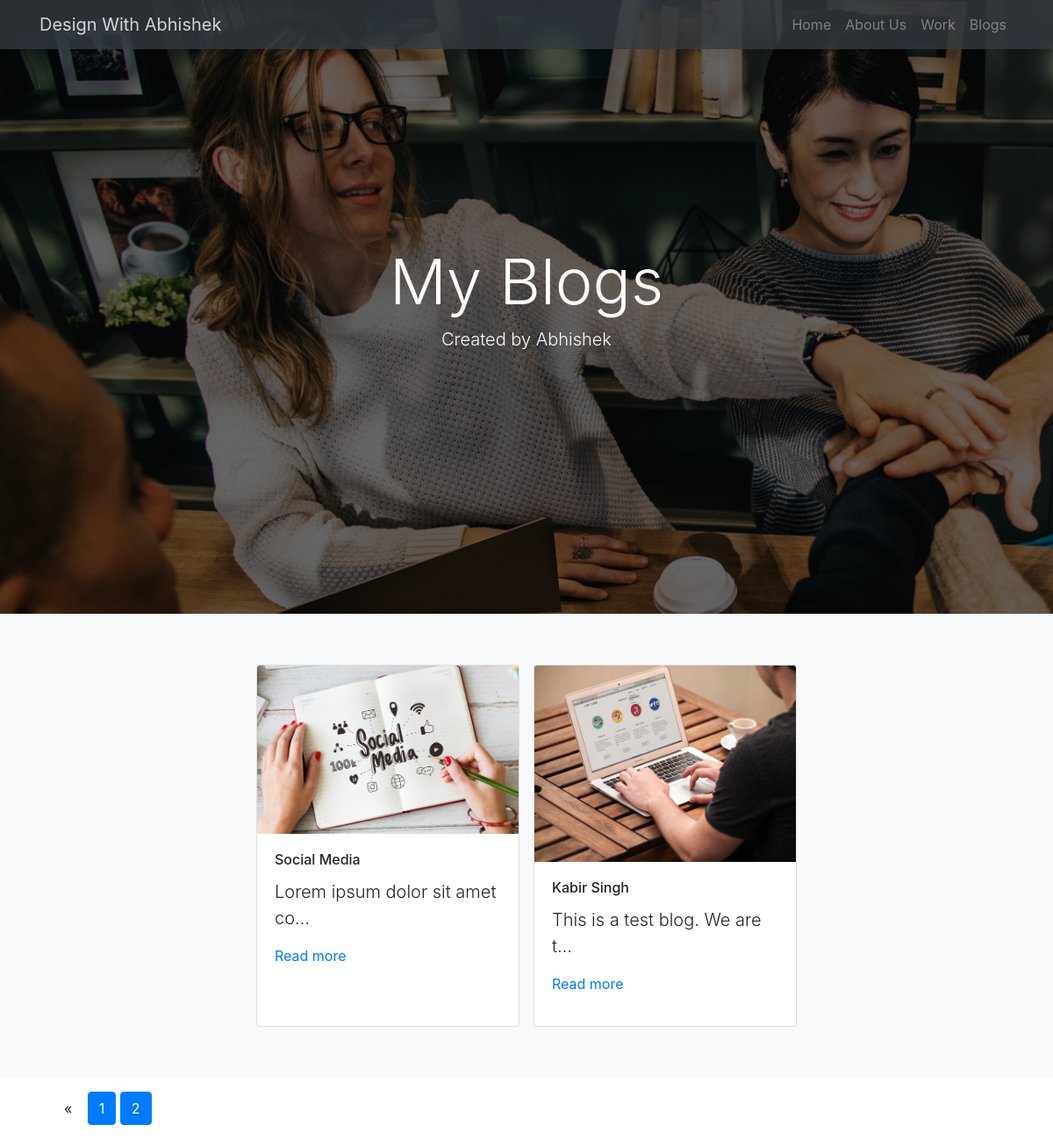
Screenshot of /blog/?page=2 with the database file from the repository.
### blog/models.py (models this page shows, shortened)
class Post(models.Model):
    title=models.CharField(max_length=50)
    author=models.CharField(max_length=50)
    created=models.DateTimeField(timezone.now())
    content=models.TextField()
    image=models.ImageField(upload_to='post')

### blog/views.py (the view)
# urls.py: path('', blog_list,name="blog_list"),
def blog_list(request):
    blogs_list=Post.objects.all()
    paginator=Paginator(blogs_list,3)
    page = request.GET.get('page')
    blogs = paginator.get_page(page)
    search_query=request.GET.get('q')
    if search_query:
        blogs=blogs.filter(
            Q(title__icontains = search_query)|
            Q(content__icontains = search_query)
        )
    context={
        'blogs':blogs,
    }
    return render(request,'blog/blog_list.html',context)

### blog/templates/blog/blog_list.html (shortened to what this page needs)
<!DOCTYPE html>
{% load static %}
<html lang="en">
  <head>
    <link
      rel="stylesheet"
      href="https://stackpath.bootstrapcdn.com/font-awesome/4.7.0/css/font-awesome.min.css"
    />
    <link
      rel="stylesheet"
      href="https://stackpath.bootstrapcdn.com/bootstrap/4.3.1/css/bootstrap.min.css"
    />
    <link rel="stylesheet" href="{% static 'static_files/css/styles.css' %}" />
  </head>
  <body>
    <nav class="navbar navbar-dark bg-dark navbar-expand-sm fixed-top">
      <div class="container">
        <a href="#" class="navbar-brand">Design With Abhishek</a>
        <div class="navbar-collapse collapse" id="mynavbar">
          <ul class="navbar-nav ml-auto">
            <li class="nav-item">
              <a href="" class="nav-link">Home</a>
            </li>
            <li class="nav-item">
              <a href="" class="nav-link">About Us</a>
            </li>
            <li class="nav-item">
              <a href="" class="nav-link">Work</a>
            </li>
            <li class="nav-item">
              <a href="" class="nav-link">Blogs</a>
            </li>
          </ul>
        </div>
      </div>
    </nav>
    <div id="main-section">
      <div class="section-overlay">
        <div class="main-section-inner py-5 container align-items-center">
          <div
            class="row p-5 align-items-center text-center"
            style="height:600px"
          >
            <div class="col-12 ">
              <h1 class="display-3 text-white">My Blogs</h1>
              <p class="lead text-light">Created by Abhishek</p>
            </div>
          </div>
        </div>
      </div>
    </div>
    <section id="blog_list" class="bg-light">
    <div class="container" style="padding:50px">
      <div class="d-flex flex-wrap justify-content-center">
      {% for blog in blogs %}
      <div class="card m-2" style="width:300px">
          <img class="card-img-top" src="{{blog.image.url}}" alt="">
          <div class="card-body">
            <div class="card-title"><h6>{{blog.title}}<h6></div>
              <div class="card-content">
                  <p class="lead">{{blog.content|truncatechars:30}}</p>
                  <p><a href="{% url 'blog:blog_detail' blog.id %}">Read more</a></p>
            </div>
          </div>
      </div>
      {% endfor %}
      </div>
      </div>
    </section>
    <section class="container p-2 m-2 ml-auto ">
      <div class="pagination">
      <span class="step-links">
        {% if blogs.has_previous %}
            <a class="btn " href="?page={{ blogs.previous_page_number }}">&laquo;</a>
        {% endif %}
        {% for pages in blogs.paginator.page_range %}
        <span class="current">
            <a class="btn btn-primary " href="?page={{pages}}">{{pages}}</a>
        </span>
        {% endfor %}
    </span>
</div>
    </section>
  </body>
</html>

### static/static_files/css/styles.css (style rules this page uses)
body { padding: 0; margin: 0; width: 100%; }
#main-section { background: url(../img/adult-cheerful-coffee-1083623.jpg); background-size: cover; min-height: 700px; background-attachment: fixed; background-repeat: no-repeat; }
.navbar { opacity: 0.8; }
#main-section .section-overlay { position: absolute; top: 0; left: 0; width: 100%; background-color: rgba(0, 0, 0, 0.6); min-height: 700px; }

### rows the page displays
Post: image (picture), title "Social Media", content "Lorem ipsum dolor sit amet co…"
Post: image (picture), title "Kabir Singh", content "This is a test blog. We are t…"

### other values shown
{{ pages }} "1" "2"
